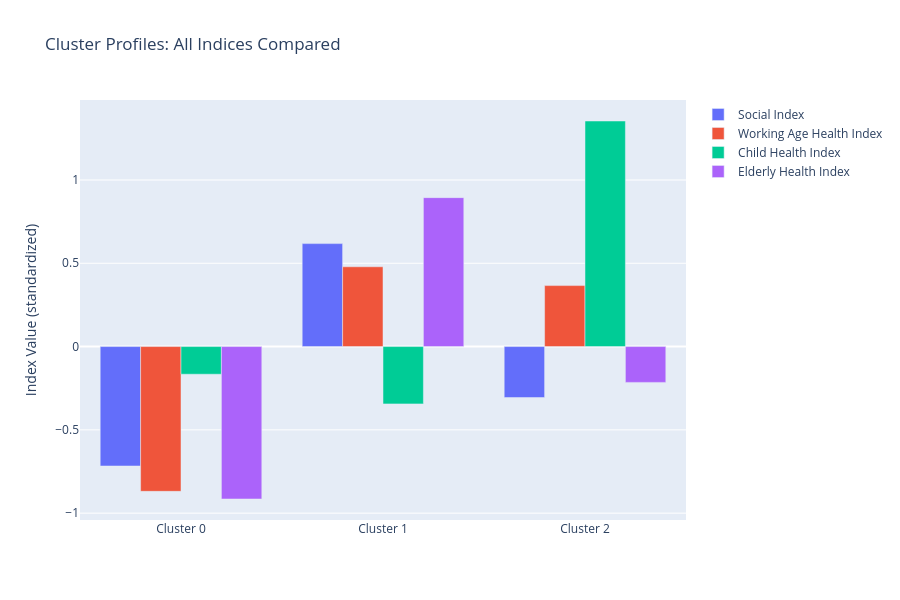

The code cell stored with this chart in its notebook:
### Code cell
# --- 2.6 Cluster Comparison Bar Chart ---

cluster_means = df_work.groupby("cluster")[
    ["social_index", "working_age_health_index", "child_health_index", "elderly_health_index"]
].mean().round(3)

fig_bars = go.Figure()

colors = {"social_index": "blue", "working_age_health_index": "red",
          "child_health_index": "orange", "elderly_health_index": "purple"}

for col in cluster_means.columns:
    fig_bars.add_trace(go.Bar(
        name=col.replace("_", " ").title(),
        x=[f"Cluster {i}" for i in cluster_means.index],
        y=cluster_means[col]
    ))

fig_bars.update_layout(
    barmode="group",
    title="Cluster Profiles: All Indices Compared",
    yaxis_title="Index Value (standardized)",
    width=900,
    height=600
)

fig_bars.show()

### Figure 1 — Plotly figure (JSON) as saved in the notebook; plotly's stock layout.template omitted (floating-point values rounded to 4 significant figures)
{"data": [{"name": "Social Index", "type": "bar", "x": ["Cluster 0", "Cluster 1", "Cluster 2"], "y": [-0.717, 0.618, -0.306]}, {"name": "Working Age Health Index", "type": "bar", "x": ["Cluster 0", "Cluster 1", "Cluster 2"], "y": [-0.869, 0.479, 0.366]}, {"name": "Child Health Index", "type": "bar", "x": ["Cluster 0", "Cluster 1", "Cluster 2"], "y": [-0.166, -0.344, 1.354]}, {"name": "Elderly Health Index", "type": "bar", "x": ["Cluster 0", "Cluster 1", "Cluster 2"], "y": [-0.915, 0.894, -0.215]}], "layout": {"barmode": "group", "height": 600, "title": {"text": "Cluster Profiles: All Indices Compared"}, "width": 900, "yaxis": {"title": {"text": "Index Value (standardized)"}}}}
